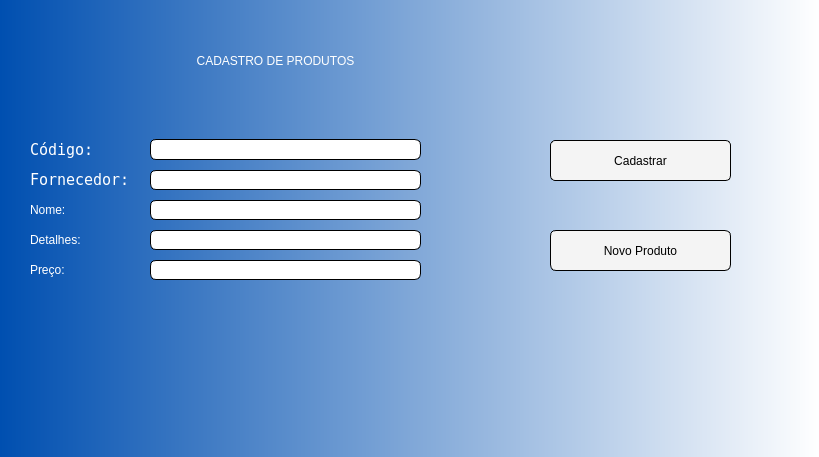
<?xml version="1.0" encoding="UTF-8"?>
<ui version="4.0">
 <class>Dialog</class>
 <widget class="QDialog" name="Dialog">
  <property name="geometry">
   <rect>
    <x>0</x>
    <y>0</y>
    <width>819</width>
    <height>457</height>
   </rect>
  </property>
  <property name="windowTitle">
   <string>Dialog</string>
  </property>
  <property name="styleSheet">
   <string notr="true">background-color: qlineargradient(spread:pad, x1:0, y1:0, x2:1, y2:0, stop:0 rgba(0, 79, 176, 255), stop:1 rgba(255, 255, 255, 255));</string>
  </property>
  <widget class="QLabel" name="label">
   <property name="geometry">
    <rect>
     <x>30</x>
     <y>140</y>
     <width>101</width>
     <height>20</height>
    </rect>
   </property>
   <property name="font">
    <font>
     <family>Fixedsys</family>
     <pointsize>11</pointsize>
     <italic>false</italic>
    </font>
   </property>
   <property name="styleSheet">
    <string notr="true">font: 11pt &quot;Fixedsys&quot;;
color: rgb(255, 255, 255);
background-color: rgb(255, 255, 255, 0%)</string>
   </property>
   <property name="text">
    <string>Código:</string>
   </property>
  </widget>
  <widget class="QLabel" name="label_2">
   <property name="geometry">
    <rect>
     <x>30</x>
     <y>170</y>
     <width>101</width>
     <height>20</height>
    </rect>
   </property>
   <property name="font">
    <font>
     <family>Fixedsys</family>
     <pointsize>11</pointsize>
     <italic>false</italic>
    </font>
   </property>
   <property name="styleSheet">
    <string notr="true">font: 11pt &quot;Fixedsys&quot;;
color: rgb(255, 255, 255);
background-color: rgb(255, 255, 255, 0%)</string>
   </property>
   <property name="text">
    <string>Fornecedor:</string>
   </property>
  </widget>
  <widget class="QLabel" name="label_3">
   <property name="geometry">
    <rect>
     <x>30</x>
     <y>200</y>
     <width>101</width>
     <height>20</height>
    </rect>
   </property>
   <property name="styleSheet">
    <string notr="true">font: 11pt &quot;Fixedsys&quot;;
color: rgb(255, 255, 255);
background-color: rgb(255, 255, 255, 0%)</string>
   </property>
   <property name="text">
    <string>Nome:</string>
   </property>
  </widget>
  <widget class="QLabel" name="label_5">
   <property name="geometry">
    <rect>
     <x>30</x>
     <y>230</y>
     <width>101</width>
     <height>20</height>
    </rect>
   </property>
   <property name="styleSheet">
    <string notr="true">font: 11pt &quot;Fixedsys&quot;;
color: rgb(255, 255, 255);
background-color: rgb(255, 255, 255, 0%)</string>
   </property>
   <property name="text">
    <string>Detalhes:</string>
   </property>
  </widget>
  <widget class="QLineEdit" name="lineEdit_codigo">
   <property name="geometry">
    <rect>
     <x>150</x>
     <y>139</y>
     <width>271</width>
     <height>21</height>
    </rect>
   </property>
   <property name="styleSheet">
    <string notr="true">background-color: rgb(255, 255, 255);
border-radius: 6px;
border: 1px solid #000000;</string>
   </property>
  </widget>
  <widget class="QLineEdit" name="lineEdit_fornecedor">
   <property name="geometry">
    <rect>
     <x>150</x>
     <y>170</y>
     <width>271</width>
     <height>20</height>
    </rect>
   </property>
   <property name="styleSheet">
    <string notr="true">background-color: rgb(255, 255, 255);
border-radius: 6px;
border: 1px solid #000000;</string>
   </property>
  </widget>
  <widget class="QLineEdit" name="lineEdit_nome">
   <property name="geometry">
    <rect>
     <x>150</x>
     <y>200</y>
     <width>271</width>
     <height>20</height>
    </rect>
   </property>
   <property name="styleSheet">
    <string notr="true">background-color: rgb(255, 255, 255);
border-radius: 6px;
border: 1px solid #000000;</string>
   </property>
  </widget>
  <widget class="QLineEdit" name="lineEdit_detalhes">
   <property name="geometry">
    <rect>
     <x>150</x>
     <y>230</y>
     <width>271</width>
     <height>20</height>
    </rect>
   </property>
   <property name="styleSheet">
    <string notr="true">background-color: rgb(255, 255, 255);
border-radius: 6px;
border: 1px solid #000000;</string>
   </property>
  </widget>
  <widget class="QLabel" name="label_6">
   <property name="geometry">
    <rect>
     <x>30</x>
     <y>260</y>
     <width>101</width>
     <height>20</height>
    </rect>
   </property>
   <property name="styleSheet">
    <string notr="true">font: 11pt &quot;Fixedsys&quot;;
color: rgb(255, 255, 255);
background-color: rgb(255, 255, 255, 0%)</string>
   </property>
   <property name="text">
    <string>Preço:</string>
   </property>
  </widget>
  <widget class="QLineEdit" name="lineEdit_preco">
   <property name="geometry">
    <rect>
     <x>150</x>
     <y>260</y>
     <width>271</width>
     <height>20</height>
    </rect>
   </property>
   <property name="styleSheet">
    <string notr="true">background-color: rgb(255, 255, 255);
border-radius: 6px;
border: 1px solid #000000;</string>
   </property>
  </widget>
  <widget class="QLabel" name="label_7">
   <property name="geometry">
    <rect>
     <x>130</x>
     <y>40</y>
     <width>291</width>
     <height>41</height>
    </rect>
   </property>
   <property name="styleSheet">
    <string notr="true">font: 75 14pt &quot;Arial&quot;;
color: rgb(255, 255, 255,);
background-color: rgb(255, 255, 255, 0%)</string>
   </property>
   <property name="text">
    <string>CADASTRO DE PRODUTOS</string>
   </property>
   <property name="alignment">
    <set>Qt::AlignCenter</set>
   </property>
  </widget>
  <widget class="QPushButton" name="pushButton_cadastrarprod">
   <property name="geometry">
    <rect>
     <x>550</x>
     <y>140</y>
     <width>181</width>
     <height>41</height>
    </rect>
   </property>
   <property name="baseSize">
    <size>
     <width>27</width>
     <height>0</height>
    </size>
   </property>
   <property name="styleSheet">
    <string notr="true">color: rgb(0, 0, 0);
font: 75 11pt &quot;Fixedsys&quot;;
background-color: rgb(244, 244, 244);
border-radius: 5px;
border: 1px solid #000000;</string>
   </property>
   <property name="text">
    <string>Cadastrar</string>
   </property>
   <property name="checkable">
    <bool>false</bool>
   </property>
  </widget>
  <widget class="QPushButton" name="pushButton_2">
   <property name="geometry">
    <rect>
     <x>550</x>
     <y>230</y>
     <width>181</width>
     <height>41</height>
    </rect>
   </property>
   <property name="styleSheet">
    <string notr="true">font: 75 11pt &quot;Fixedsys&quot;;
border-radius: 6px;
background-color: rgb(244, 244, 244);
border: 1px solid #000000;</string>
   </property>
   <property name="text">
    <string>Novo Produto</string>
   </property>
  </widget>
 </widget>
 <resources/>
 <connections>
  <connection>
   <sender>pushButton_2</sender>
   <signal>clicked()</signal>
   <receiver>lineEdit_codigo</receiver>
   <slot>clear()</slot>
   <hints>
    <hint type="sourcelabel">
     <x>645</x>
     <y>257</y>
    </hint>
    <hint type="destinationlabel">
     <x>373</x>
     <y>151</y>
    </hint>
   </hints>
  </connection>
  <connection>
   <sender>pushButton_2</sender>
   <signal>clicked()</signal>
   <receiver>lineEdit_fornecedor</receiver>
   <slot>clear()</slot>
   <hints>
    <hint type="sourcelabel">
     <x>605</x>
     <y>255</y>
    </hint>
    <hint type="destinationlabel">
     <x>383</x>
     <y>175</y>
    </hint>
   </hints>
  </connection>
  <connection>
   <sender>pushButton_2</sender>
   <signal>clicked()</signal>
   <receiver>lineEdit_nome</receiver>
   <slot>clear()</slot>
   <hints>
    <hint type="sourcelabel">
     <x>578</x>
     <y>247</y>
    </hint>
    <hint type="destinationlabel">
     <x>399</x>
     <y>216</y>
    </hint>
   </hints>
  </connection>
  <connection>
   <sender>pushButton_2</sender>
   <signal>clicked()</signal>
   <receiver>lineEdit_detalhes</receiver>
   <slot>clear()</slot>
   <hints>
    <hint type="sourcelabel">
     <x>555</x>
     <y>249</y>
    </hint>
    <hint type="destinationlabel">
     <x>401</x>
     <y>249</y>
    </hint>
   </hints>
  </connection>
  <connection>
   <sender>pushButton_2</sender>
   <signal>clicked()</signal>
   <receiver>lineEdit_preco</receiver>
   <slot>clear()</slot>
   <hints>
    <hint type="sourcelabel">
     <x>558</x>
     <y>265</y>
    </hint>
    <hint type="destinationlabel">
     <x>329</x>
     <y>275</y>
    </hint>
   </hints>
  </connection>
 </connections>
</ui>
